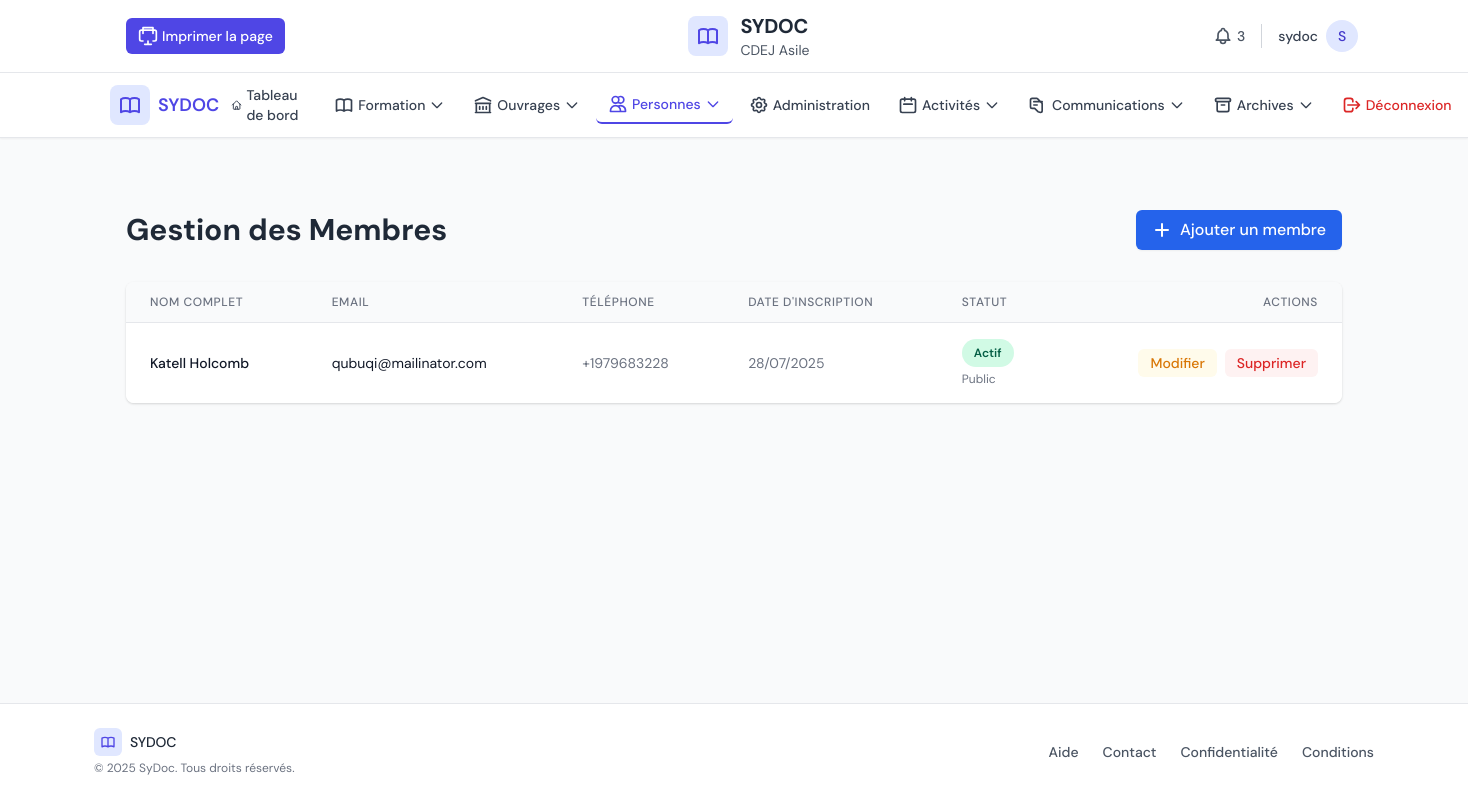
Before: /center/members/ (signed in) with the older database file.
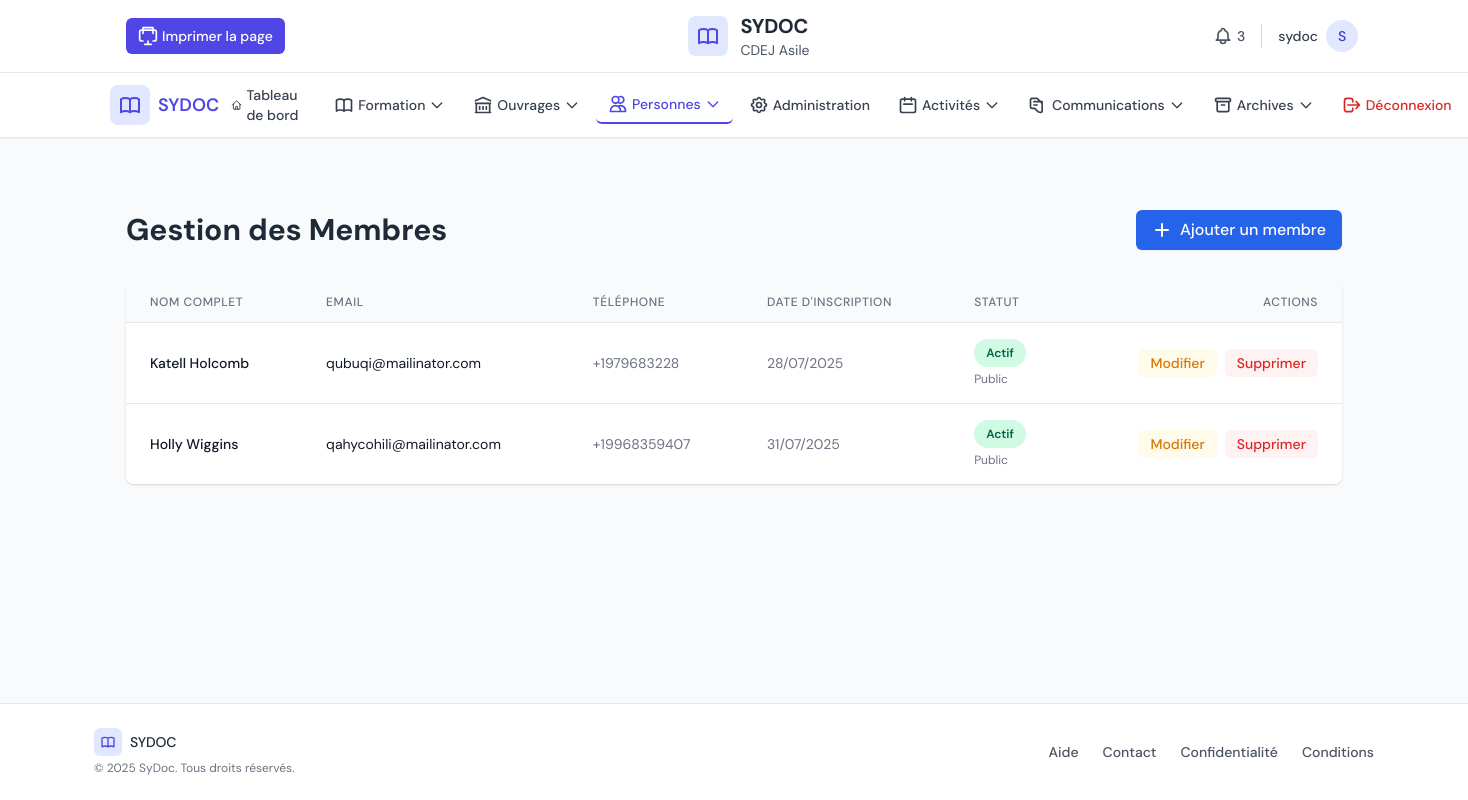
After: the same page with the newer database file.
### core/models.py (models this page shows, shortened)
class Member(models.Model):
    MEMBERSHIP_CHOICES = [
        ('student', 'Étudiant'),
        ('staff', 'Personnel'),
        ('public', 'Public'),
    ]
    user = models.OneToOneField(
        User,
        on_delete=models.CASCADE,
        null=True,
        blank=True,
        related_name='member_profile',
        verbose_name=_('Utilisateur')
    )
    documentation_center = models.ForeignKey(DocumentationCenter, on_delete=models.CASCADE, related_name='members', verbose_name='Centre de Documentation')
    member_id = models.CharField(max_length=50, unique=True, verbose_name='ID Membre')
    first_name = models.CharField(max_length=100, verbose_name='Prénom')
    last_name = models.CharField(max_length=100, verbose_name='Nom')
    email = models.EmailField(blank=True, null=True, verbose_name='E-mail')
    phone_number = models.CharField(max_length=17, blank=True, null=True, validators=[DocumentationCenter.phone_regex], verbose_name='Téléphone')
    address = models.TextField(blank=True, verbose_name='Adresse')
    date_joined = models.DateField(auto_now_add=True, verbose_name='Date d\'Adhésion')
    is_active = models.BooleanField(default=True, verbose_name='Actif')
    membership_type = models.CharField(max_length=50, choices=MEMBERSHIP_CHOICES, default='public', verbose_name='Type d\'Adhésion')
    class Meta:
        verbose_name = 'Membre'
        verbose_name_plural = 'Membres'
        unique_together = ('documentation_center', 'member_id')
        ordering = ['last_name', 'first_name']

### center_panel/views.py (the view, shortened to what this page needs)
# urls.py: path('members/', views.member_list, name='members'),
@login_required
def member_list(request):
    current_center = DocumentationCenter.objects.first()
    members = Member.objects.filter(documentation_center=current_center).order_by('last_name', 'first_name')
    search_query = request.GET.get('search', '')
    context = {
        'current_center': current_center,
        'members': members,
        'search_query': search_query
    }
    return render(request, 'center_panel/members.html', context)

### center_panel/templates/center_panel/members.html (shortened to what the changed rows need)
{% extends 'center_panel/base.html' %}
{% block content %}
<div class="container mx-auto px-4 py-8">
    <div class="flex justify-between items-center mb-8">
        <h1 class="text-2xl md:text-3xl font-bold text-gray-800">Gestion des Membres</h1>
    </div>
    {% if members %}
    <div class="overflow-x-auto bg-white rounded-lg shadow">
        <table id="members-table" class="min-w-full divide-y divide-gray-200" data-datatable>
            <thead class="bg-gray-50">
                <tr>
                    <th scope="col" class="px-6 py-3 text-left text-xs font-medium text-gray-500 uppercase tracking-wider">Nom complet</th>
                    <th scope="col" class="px-6 py-3 text-left text-xs font-medium text-gray-500 uppercase tracking-wider">Email</th>
                    <th scope="col" class="px-6 py-3 text-left text-xs font-medium text-gray-500 uppercase tracking-wider">Téléphone</th>
                    <th scope="col" class="px-6 py-3 text-left text-xs font-medium text-gray-500 uppercase tracking-wider">Date d'inscription</th>
                    <th scope="col" class="px-6 py-3 text-left text-xs font-medium text-gray-500 uppercase tracking-wider">Statut</th>
                    <th scope="col" class="px-6 py-3 text-right text-xs font-medium text-gray-500 uppercase tracking-wider">Actions</th>
                </tr>
            </thead>
            <tbody class="bg-white divide-y divide-gray-200">
                {% for member in members %}
                <tr class="hover:bg-gray-50">
                    <td class="px-6 py-4 whitespace-nowrap">
                        <div class="text-sm font-medium text-gray-900">{{ member.first_name }} {{ member.last_name }}</div>
                    </td>
                    <td class="px-6 py-4 whitespace-nowrap">
                        <div class="text-sm text-gray-900">{{ member.email|default:"-" }}</div>
                    </td>
                    <td class="px-6 py-4 whitespace-nowrap">
                        <div class="text-sm text-gray-500">{{ member.phone_number|default:"-" }}</div>
                    </td>
                    <td class="px-6 py-4 whitespace-nowrap">
                        <div class="text-sm text-gray-500">{{ member.date_joined|date:"d/m/Y" }}</div>
                    </td>
                    <td class="px-6 py-4 whitespace-nowrap">
                        {% if member.is_active %}
                            <span class="px-3 py-1 inline-flex text-xs leading-5 font-semibold rounded-full bg-green-100 text-green-800">
                                Actif
                            </span>
                        {% else %}
                            <span class="px-3 py-1 inline-flex text-xs leading-5 font-semibold rounded-full bg-gray-100 text-gray-800">
                                Inactif
                            </span>
                        {% endif %}
                        <div class="mt-1 text-xs text-gray-500">{{ member.get_membership_type_display }}</div>
                    </td>
                    <td class="px-6 py-4 whitespace-nowrap text-right text-sm font-medium">
                        <div class="flex justify-end space-x-2">
                            <a href="{% url 'center_panel:edit_member' member.id %}" class="text-yellow-600 hover:text-yellow-900 bg-yellow-50 hover:bg-yellow-100 px-3 py-1 rounded-md text-sm font-medium">
                                Modifier
                            </a>
                            <a href="{% url 'center_panel:delete_member' member.id %}" class="text-red-600 hover:text-red-900 bg-red-50 hover:bg-red-100 px-3 py-1 rounded-md text-sm font-medium">
                                Supprimer
                            </a>
                        </div>
                    </td>
                </tr>
                {% endfor %}
            </tbody>
        </table>
    </div>
    {% endif %}
</div>
{% endblock %}

Changed rows visible on the page:
added Member: first_name "Holly", last_name "Wiggins", email "qahycohili@mailinator.com", phone_number "+19968359407", date_joined "31/07/2025", is_active "Actif", membership_type "Public"
